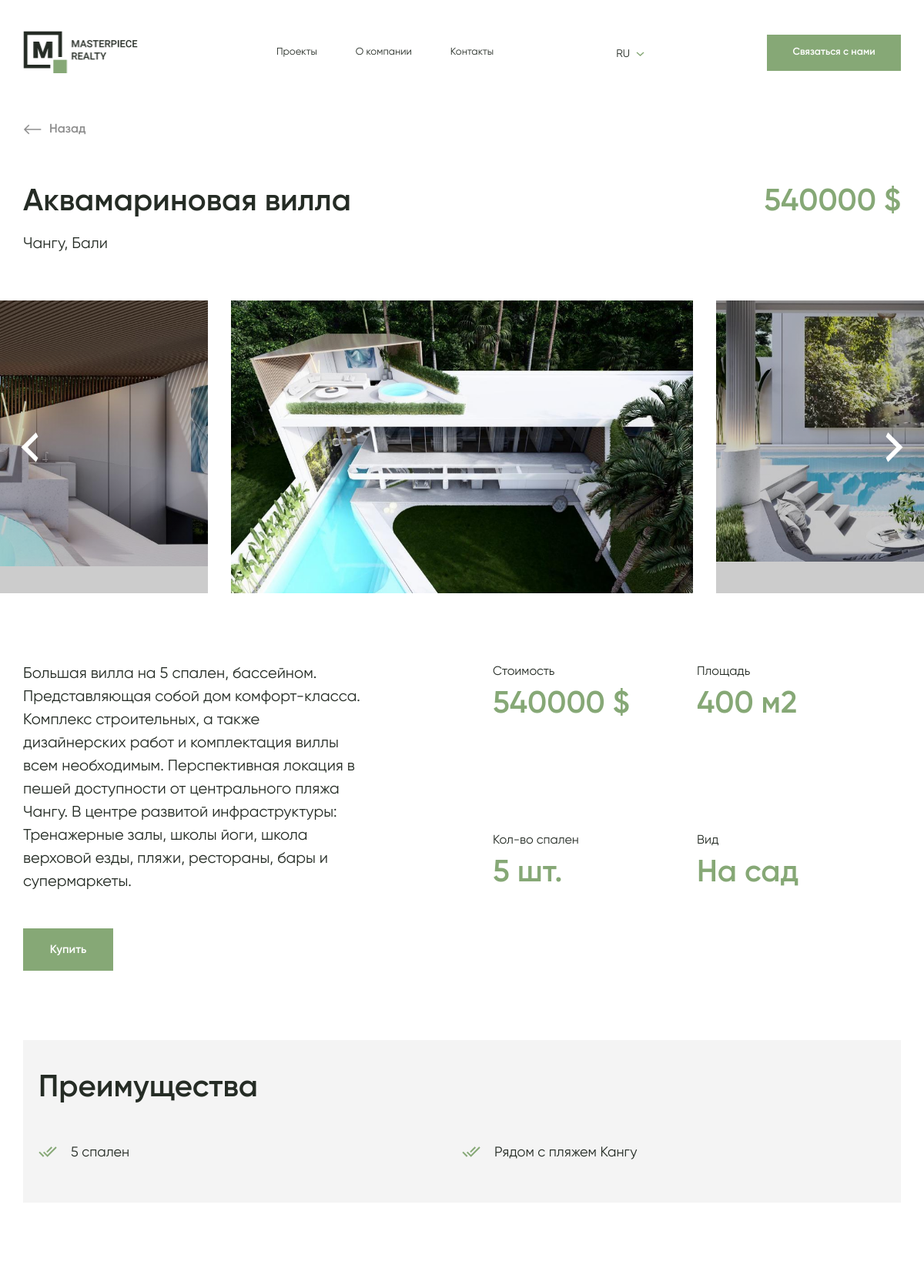
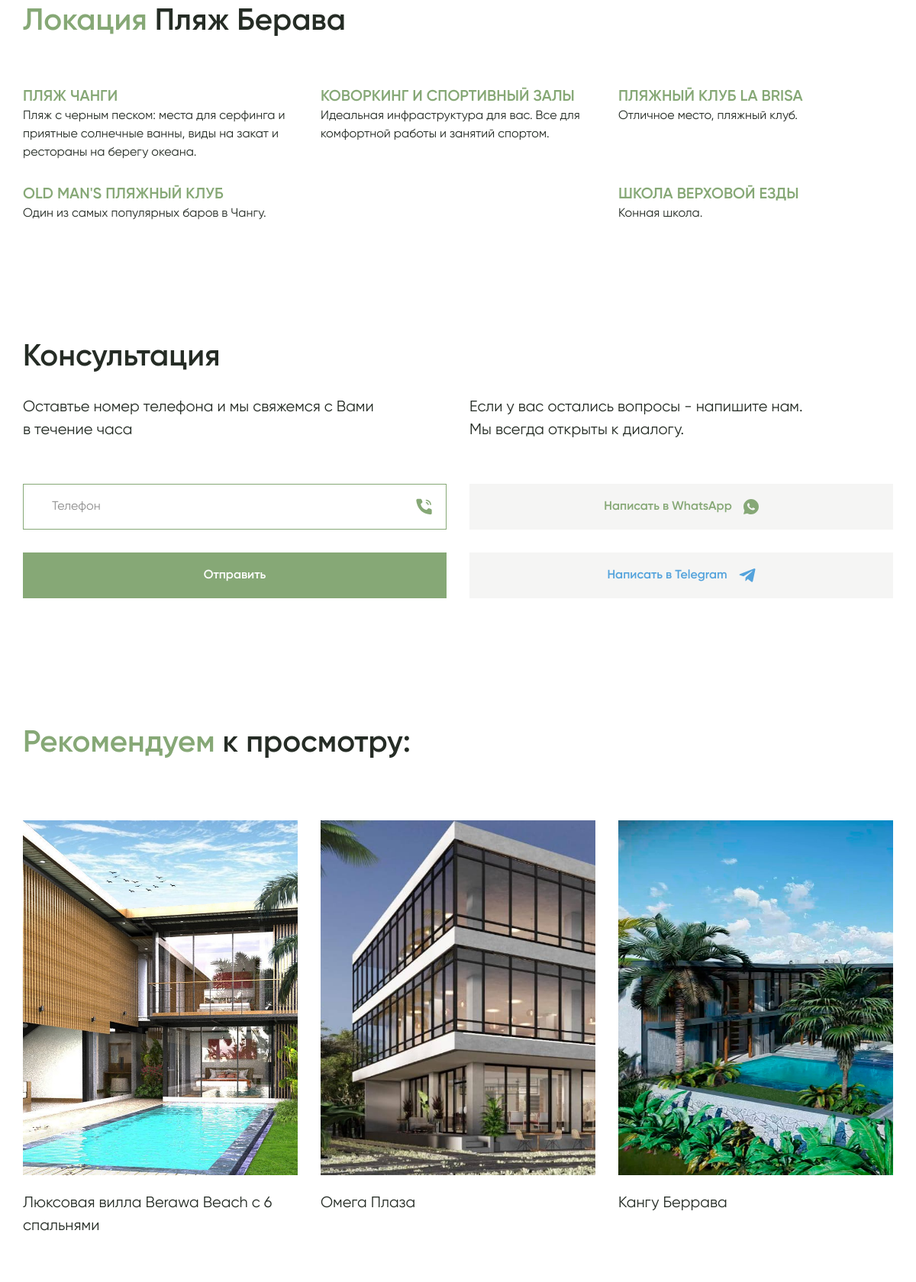
Screenshot of /projects/7/ (upper part) with the database file from the repository (2 pictures, top to bottom).
### projects/models.py (models this page shows, shortened)
class Project(models.Model):
    name = models.TextField(verbose_name=_('Название проекта'))
    address = models.TextField(verbose_name=_('Адрес'))
    price = models.BigIntegerField(verbose_name=_('Стоимость проекта'))
    description = models.TextField(verbose_name=_('Описание проекта'))
    area = models.SmallIntegerField(verbose_name=_('Площадь'))
    count_bedrooms = models.SmallIntegerField(verbose_name=_('Количество спален'))
    view = models.TextField(
        verbose_name=_('Вид'),
        help_text=_('Открывающийся из виллы вид'),
    )
    location = models.ForeignKey(
        'Location',
        verbose_name=_('Локация'),
        on_delete=models.SET_NULL,
        related_name='projects',
        related_query_name='project',
        null=True,
    )
    date_added = models.DateField(
        verbose_name=_('Дата добавления'),
        auto_now_add=True,
    )
    categories = models.ManyToManyField(
        'Category',
        verbose_name=_('Категории'),
        related_name='projects',
        related_query_name='project',
    )
    invested = models.BooleanField(
        verbose_name=_('Проект подлежит инвестированию'),
        default=False,
    )
    public = models.BooleanField(
        verbose_name=_('Опубликовать'),
        default=False,
    )
    main_image = models.ImageField(
        verbose_name=_('Главное изображение'),
        upload_to='sys/projects/',
        null=True,
    )
    class Meta:
        verbose_name = _('Проект')
        verbose_name_plural = _('Проекты')

class ProjectGallery(models.Model):
    image = models.ImageField(
        verbose_name=_('Изображение для проекта'),
        upload_to='sys/projects/',
    )
    project = models.ForeignKey(
        Project,
        on_delete=models.CASCADE,
        related_name='images',
    )
    class Meta:
        verbose_name = _('Галерея проекта')
        verbose_name_plural = _('Галереи проектов')

class AdvantagesProject(models.Model):
    name = models.TextField(verbose_name=_('Название преимущества'))
    project = models.ForeignKey(
        Project,
        verbose_name=_('Проект'),
        on_delete=models.CASCADE,
        related_name='advantages',
        related_query_name='advantage',
        null=True,
    )
    class Meta:
        verbose_name = _('Преимущество проекта')
        verbose_name_plural = _('Преимущества проектов')

class Location(models.Model):
    name = models.TextField(verbose_name=_('Название локации'))
    class Meta:
        verbose_name = _('Локация')
        verbose_name_plural = _('Локации')
    def __str__(self) -> str:
        return str(self.name)

class LocationFact(models.Model):
    title = models.TextField(verbose_name=_('Заголовок факта'))
    description = models.TextField(verbose_name=_('Описание факта'))
    location = models.ForeignKey(
        Location,
        verbose_name=_('Локация'),
        on_delete=models.CASCADE,
        related_name='facts',
        related_query_name='fact',
    )
    class Meta:
        verbose_name = _('Факт о локации')
        verbose_name_plural = _('Факты о локациях')

### projects/views.py (the view)
# urls.py: path('projects/', include('projects.urls')),
def projects(request: HttpRequest, project_id: int) -> HttpResponse:
    current_project = get_object_or_404(Project, pk=project_id)
    consult_form = ConsultationForm()
    recommended_projects = Project.objects\
        .exclude(pk=project_id)\
        .filter(public=True)\
        .annotate(matching_cat=Count('categories',
                                     filter=Q(categories__in=current_project.categories.all()),
                                     distinct=True))\
        .order_by('-matching_cat')
    context = {'current_project': current_project,
               'recommended_projects': recommended_projects,
               'consult_form': consult_form}
    return render(request=request,
                  template_name='projects/projects.html',
                  context=context)

### base_app/forms.py
class ConsultationForm(forms.ModelForm):
    phone = forms.CharField(max_length=32, label=_('Ваш номер телефона'),
                            error_messages={'max_length': _('Ограничение по символам: 32')},
                            widget=forms.TextInput(attrs={'placeholder': _('Ваш номер телефона')}))
    class Meta:
        model = DataConsultation
        fields = ('phone', )

### projects/templates/projects/projects.html (shortened to what this page needs)
{% load static %}
{% load i18n %}
<!DOCTYPE html>
<html lang="{{ request.LANGUAGE_CODE }}">
<head>
    <link rel="stylesheet" href="{% static 'css/nice-select.css' %}">
    <link rel="stylesheet" href="{% static 'css/bootstrap.min.css' %}">
    <link rel="stylesheet" href="{% static 'css/swiper-bundle.min.css' %}">
    <link rel="stylesheet" href="{% static 'css/jquery.fancybox.min.css' %}">
    <link rel="stylesheet" href="{% static 'css/style.css' %}">
</head>
<body>
    <header class='header'>
        <div class='container'>
            <div class='header__inner'>
                <a href="{% url 'base_app:index' %}" class="header__logo">
                    <img src="{% static 'img/logo.png' %}" alt="">
                </a>
                <div class="header__right">
                    <div class="header__right-inner">
                        <nav class="nav">
                            <a href="#finishedProjects" class="nav__item">{% trans 'Проекты' %}</a>
                            <a href="#fact" class="nav__item">{% trans 'О компании' %}</a>
                            <a href="#contacts" class="nav__item">{% trans 'Контакты' %}</a>
                        </nav>
                        <div class="language">
                            <div class="language-show">
                                <span>{{ request.LANGUAGE_CODE }}</span>
                                <svg width="11" height="7" viewBox="0 0 11 7" fill="none" xmlns="http://www.w3.org/2000/svg">
                                    <path d="M1 1L5.5 5L10 1" stroke="#86A876" stroke-width="1.5"/>
                                </svg>
                            </div>
                                {% get_available_languages as LANGUAGES %}
                        </div>
                        <a href="#consult" class="header__btn">{% trans 'Связаться с нами' %}</a>
                    </div>
                </div>
            </div>
        </div>
    </header>
<section class='project-detail'>
    <div class='container'>
        <a href="{% url 'base_app:index' %}" class="project-detail__link">
            <svg width="24" height="24" viewBox="0 0 24 24" fill="none" xmlns="http://www.w3.org/2000/svg">
                <path d="M23.3126 11.2499H3.75439L8.25415 6.75009L7.19351 5.68945L0.883057 11.9999L7.19351 18.3104L8.25415 17.2497L3.75429 12.7499H23.3126V11.2499Z" fill="#8E8E8E"/>
            </svg>
            <span>{% trans 'Назад' %}</span>
        </a>
        <div class='project-detail__top'>
            <div class="project-detail__top-left">
                <h1 class="project-detail__top-title">{{ current_project.name }}</h1>
                <div class="project-detail__top-desc">{{ current_project.address }}</div>
            </div>
            <div class="project-detail__price">{{ current_project.price }} $</div>
        </div>
    </div>
    <div class="project-detail__slider">
        <div class='swiper-container'>
            <div class='swiper-wrapper'>
                {% for image in current_project.images.all %}
                <div class='swiper-slide'>
                    {% if image.isVideo %}
                    <iframe width="100%" height="100%" src="{{ image.videoYouTube }}" title="YouTube video player" frameborder="0" allow="accelerometer; autoplay; clipboard-write; encrypted-media; gyroscope; picture-in-picture" allowfullscreen></iframe>
                    {% else %}
                    <img src="{{ image.image.url }}" alt="">
                    {% endif %}
                </div>
                {% endfor %}
            </div>
        </div>
        <div class="project-detail__slider-nav">
            <div class="container">
                <div class='project-detail__slider-prev swiper-button-prev'>
                    <svg width="55" height="55" viewBox="0 0 55 55" fill="none" xmlns="http://www.w3.org/2000/svg">
                            <path d="M38.5 41.25L24.75 27.5L38.5 13.75L35.75 8.25L16.5 27.5L35.75 46.75L38.5 41.25Z" fill="white"/>
                        </svg>
                </div>
                <div class='project-detail__slider-next swiper-button-next'>
                    <svg width="55" height="55" viewBox="0 0 55 55" fill="none" xmlns="http://www.w3.org/2000/svg">
                            <path d="M16.5 41.25L30.25 27.5L16.5 13.75L19.25 8.25L38.5 27.5L19.25 46.75L16.5 41.25Z" fill="white"/>
                        </svg>
                </div>
            </div>
        </div>
    </div>
    <div class="container">
        <div class="project-detail__bottom">
            <div class="project-detail__bottom-left">
                <div class="project-detail__bottom-title">{{ current_project.description }}</div>
                <a href="#consult" class="project-detail__btn">{% trans 'Купить' %}</a>
            </div>
            <div class="project-detail__items">
                <div class="project-detail__item">
                    <span>{% trans 'Стоимость' %}</span>
                    <strong>{{ current_project.price }} $</strong>
                </div>
                <div class="project-detail__item">
                    <span>{% trans 'Площадь' %}</span>
                    <strong>{{ current_project.area }} {% trans 'м2' %}</strong>
                </div>
                <div class="project-detail__item">
                    <span>{% trans 'Кол-во спален' %}</span>
                    <strong>{{ current_project.count_bedrooms }} {% trans 'шт.' %}</strong>
                </div>
                <div class="project-detail__item">
                    <span>{% trans 'Вид' %}</span>
                    <strong>{{ current_project.view }}</strong>
                </div>
            </div>
        </div>
    </div>
</section>
<section id="fact" class='advantages'>
    <div class='container'>
        <div class='advantages__inner'>
            <h2 class="advantages__title title">{% trans 'Преимущества' %}</h2>
            <ul class="advantages__list">
                {% for advantage in current_project.advantages.all %}
                <li>{{ advantage.name }}</li>
                {% endfor %}
            </ul>
        </div>
    </div>
</section>
<section class='location'>
    <div class='container'>
        <h2 class="location__title title"><span>{% trans 'Локация' %}</span> {{ current_project.location }}</h2>
        <div class='location__items'>
            {% for fact in current_project.location.facts.all %}
            <div class="location__item">
                <div class="location__item-time">{{ fact.title }}</div>
                <div class="location__item-desc">{{ fact.description | safe }}</div>
            </div>
            {% endfor %}
        </div>
    </div>
</section>
<section class='consult' id="consult">
    <div class='container'>
        <h2 class="consult__title title">{% trans 'Консультация' %}</h2>
        <div class="consult__bottom">
            <form id="consult_form" action="" class="consult__form">
                <div class="consult__desc">{% trans 'Оставтье номер телефона и мы свяжемся с Вами' %} <br> {% trans 'в течение часа' %}</div>
                <div class="consult__form-group">
                    <input type="tel" name="phone" placeholder="{% trans 'Телефон' %}">
                </div>
                <button type="submit" class="consult__form-btn">{% trans 'Отправить' %}</button>
            </form>
            <div class="consult__social">
                <div class="consult__desc">{% trans 'Если у вас остались вопросы - напишите нам.' %} <br> {% trans 'Мы всегда открыты к диалогу.' %}</div>
                <a href="https://wa.me/6282144579209" class="consult__social-btn consult__social-whatsapp">
                    <span>{% trans 'Написать в' %} WhatsApp</span>
                </a>
                <a href="https://t.me/Sibastianbalmond" target="_blanck" class="consult__social-btn consult__social-telegram">
                    <span>{% trans 'Написать в' %} Telegram</span>
                </a>
            </div>
        </div>
    </div>
    <div class="consult__img">
    </div>
</section>
{% if recommended_projects %}
<section class='projects' id="finishedProjects">
    <div class='container'>
        <h2 class="projects__title title"><span>{% trans 'Рекомендуем' %}</span> {% trans 'к просмотру:' %}</h2>
        <div class='projects__items'>
            {% for project in recommended_projects %}
            <a href="{% url 'projects:projects' project.pk %}" class="projects__item">
                <div class="projects__item-img">
                    <img src="{{ project.main_image.url }}" alt="">
                </div>
                <div class="projects__item-title">{{ project.name }}</div>
            </a>
            {% endfor %}
        </div>
    </div>
</section>
{% endif %}
                        {% get_available_languages as LANGUAGES %}
</body>
</html>

### rows the page displays
Project: name "Аквамариновая вилла", address "Чангу, Бали", price "540000", description "Большая вилла на 5 спален, бассейном. Представляющая собой дом комфорт-класса. Комплекс строительных, а также дизайнерских работ и комплектация виллы всем необходимым. Перспективная локация в пешей доступности от центрального пляжа Чангу. В центре развитой инфраструктуры: Тренажерные залы, школы йоги, школа верховой езды, пляжи, рестораны, бары и супермаркеты.", area "400", count_bedrooms "5", view "На сад", location "Пляж Берава"
ProjectGallery: image (picture)
ProjectGallery: image (picture)
ProjectGallery: image (picture)
AdvantagesProject: name "5 спален"
AdvantagesProject: name "Рядом с пляжем Кангу"
LocationFact: title "ПЛЯЖ ЧАНГИ", description "Пляж с черным песком: места для серфинга и приятные солнечные ванны, виды на закат и рестораны на берегу океана."
LocationFact: title "КОВОРКИНГ И СПОРТИВНЫЙ ЗАЛЫ", description "Идеальная инфраструктура для вас. Все для комфортной работы и занятий спортом."
LocationFact: title "ПЛЯЖНЫЙ КЛУБ LA BRISA", description "Отличное место, пляжный клуб."
LocationFact: title "OLD MAN'S ПЛЯЖНЫЙ КЛУБ", description "Один из самых популярных баров в Чангу."
LocationFact: title "ШКОЛА ВЕРХОВОЙ ЕЗДЫ", description "Конная школа."
Project: main_image (picture), name "Люксовая вилла Berawa Beach с 6 спальнями"
Project: main_image (picture), name "Омега Плаза"
Project: main_image (picture), name "Кангу Беррава"

### other values shown
{{ request.LANGUAGE_CODE }} "RU"
